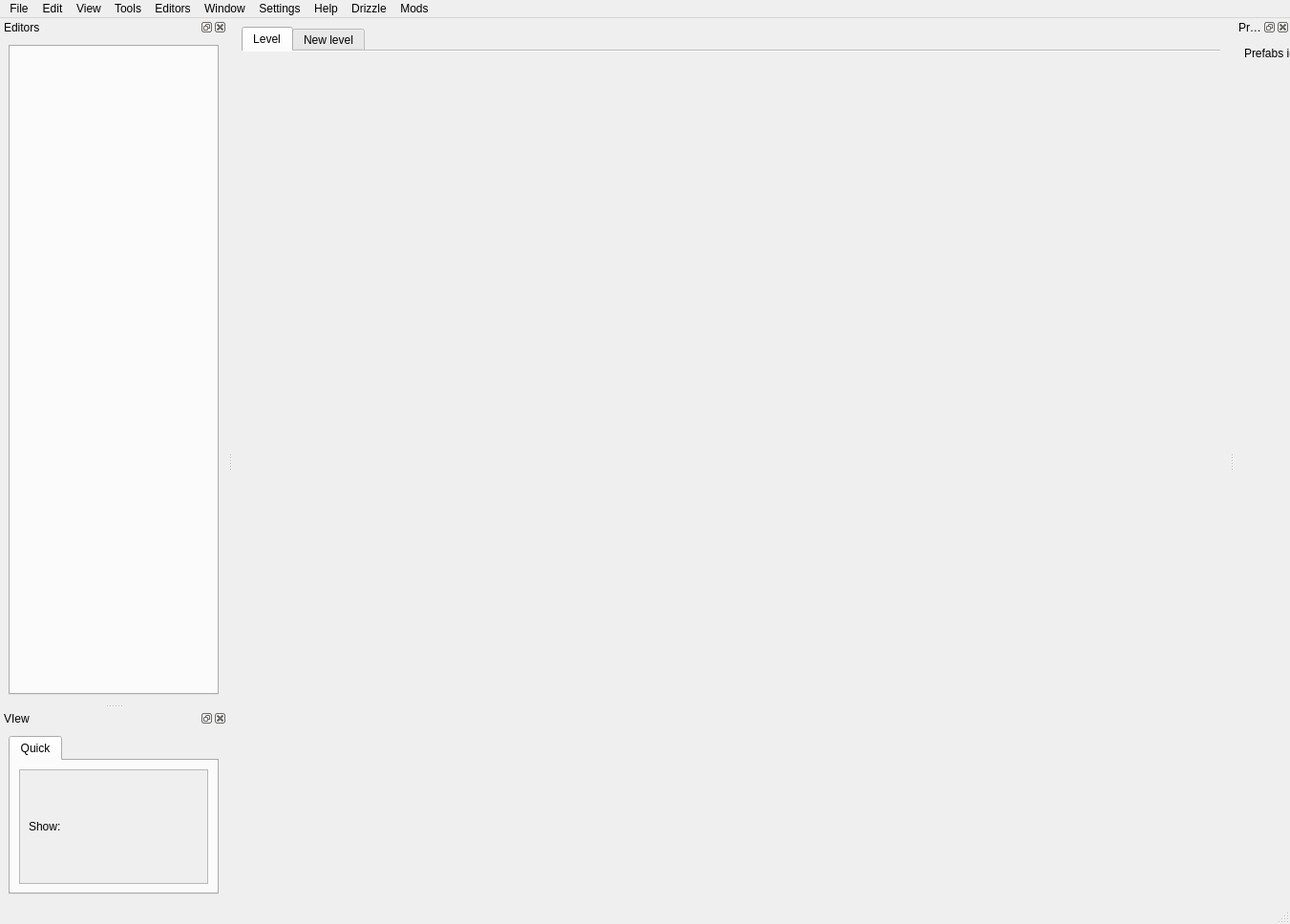
<?xml version="1.0" encoding="UTF-8"?>
<ui version="4.0">
 <class>MainWindow</class>
 <widget class="QMainWindow" name="MainWindow">
  <property name="geometry">
   <rect>
    <x>0</x>
    <y>0</y>
    <width>1351</width>
    <height>968</height>
   </rect>
  </property>
  <property name="sizePolicy">
   <sizepolicy hsizetype="Preferred" vsizetype="Preferred">
    <horstretch>1</horstretch>
    <verstretch>0</verstretch>
   </sizepolicy>
  </property>
  <property name="minimumSize">
   <size>
    <width>1</width>
    <height>400</height>
   </size>
  </property>
  <property name="windowTitle">
   <string>RWE#</string>
  </property>
  <property name="windowIcon">
   <iconset resource="../../resources/res.qrc">
    <normaloff>:/icons/icon.svg</normaloff>:/icons/icon.svg</iconset>
  </property>
  <property name="styleSheet">
   <string notr="true"/>
  </property>
  <property name="tabShape">
   <enum>QTabWidget::TabShape::Rounded</enum>
  </property>
  <property name="dockNestingEnabled">
   <bool>false</bool>
  </property>
  <property name="dockOptions">
   <set>QMainWindow::DockOption::AllowTabbedDocks|QMainWindow::DockOption::AnimatedDocks|QMainWindow::DockOption::VerticalTabs</set>
  </property>
  <widget class="QWidget" name="centralwidget">
   <layout class="QGridLayout" name="gridLayout_6">
    <item row="0" column="1">
     <widget class="QTabWidget" name="tabWidget">
      <property name="tabShape">
       <enum>QTabWidget::TabShape::Rounded</enum>
      </property>
      <property name="currentIndex">
       <number>0</number>
      </property>
      <property name="elideMode">
       <enum>Qt::TextElideMode::ElideNone</enum>
      </property>
      <property name="documentMode">
       <bool>true</bool>
      </property>
      <property name="tabBarAutoHide">
       <bool>false</bool>
      </property>
      <widget class="QWidget" name="level1">
       <attribute name="title">
        <string>Level</string>
       </attribute>
       <layout class="QGridLayout" name="gridLayout_3"/>
      </widget>
      <widget class="QWidget" name="new">
       <attribute name="title">
        <string>New level</string>
       </attribute>
       <layout class="QGridLayout" name="gridLayout"/>
      </widget>
     </widget>
    </item>
   </layout>
  </widget>
  <widget class="QStatusBar" name="statusbar">
   <property name="enabled">
    <bool>true</bool>
   </property>
  </widget>
  <widget class="ViewDockWidget" name="DockTools">
   <property name="sizePolicy">
    <sizepolicy hsizetype="Preferred" vsizetype="Preferred">
     <horstretch>0</horstretch>
     <verstretch>3</verstretch>
    </sizepolicy>
   </property>
   <property name="minimumSize">
    <size>
     <width>238</width>
     <height>571</height>
    </size>
   </property>
   <property name="maximumSize">
    <size>
     <width>524287</width>
     <height>524287</height>
    </size>
   </property>
   <property name="windowIcon">
    <iconset>
     <normaloff>:/icons/icon_small.png</normaloff>:/icons/icon_small.png</iconset>
   </property>
   <property name="styleSheet">
    <string notr="true"/>
   </property>
   <property name="locale">
    <locale language="English" country="UnitedStates"/>
   </property>
   <property name="features">
    <set>QDockWidget::DockWidgetFeature::DockWidgetClosable|QDockWidget::DockWidgetFeature::DockWidgetFloatable|QDockWidget::DockWidgetFeature::DockWidgetMovable</set>
   </property>
   <property name="windowTitle">
    <string>Editors</string>
   </property>
   <attribute name="dockWidgetArea">
    <number>1</number>
   </attribute>
   <widget class="QWidget" name="spacer">
    <layout class="QGridLayout" name="gridLayout_2">
     <item row="0" column="1">
      <widget class="QTabWidget" name="ToolsTabs">
       <property name="sizePolicy">
        <sizepolicy hsizetype="Preferred" vsizetype="Ignored">
         <horstretch>0</horstretch>
         <verstretch>0</verstretch>
        </sizepolicy>
       </property>
       <property name="toolTip">
        <string>Toggle view for ceirtain objects</string>
       </property>
       <property name="layoutDirection">
        <enum>Qt::LayoutDirection::LeftToRight</enum>
       </property>
       <property name="autoFillBackground">
        <bool>false</bool>
       </property>
       <property name="styleSheet">
        <string notr="true"/>
       </property>
       <property name="locale">
        <locale language="English" country="UnitedStates"/>
       </property>
       <property name="currentIndex">
        <number>-1</number>
       </property>
      </widget>
     </item>
    </layout>
   </widget>
  </widget>
  <widget class="QMenuBar" name="menubar">
   <property name="geometry">
    <rect>
     <x>0</x>
     <y>0</y>
     <width>1351</width>
     <height>33</height>
    </rect>
   </property>
   <widget class="QMenu" name="menuFile">
    <property name="title">
     <string>File</string>
    </property>
    <widget class="QMenu" name="menuRecent">
     <property name="title">
      <string>Recent...</string>
     </property>
     <property name="icon">
      <iconset theme="document-open-recent"/>
     </property>
    </widget>
    <addaction name="actionNew"/>
    <addaction name="actionOpen"/>
    <addaction name="menuRecent"/>
    <addaction name="actionClose"/>
    <addaction name="separator"/>
    <addaction name="actionSave"/>
    <addaction name="actionSave_As"/>
   </widget>
   <widget class="QMenu" name="menuSettings">
    <property name="title">
     <string>Settings</string>
    </property>
    <addaction name="actionPreferences"/>
    <addaction name="actionHotkeys"/>
   </widget>
   <widget class="QMenu" name="menuHelp">
    <property name="title">
     <string>Help</string>
    </property>
    <addaction name="actionAbout"/>
    <addaction name="actionAbout_Qt"/>
    <addaction name="actionWiki_window"/>
    <addaction name="actionLediting_help"/>
    <addaction name="actionModding_Api"/>
    <addaction name="actionInteractive_Map"/>
   </widget>
   <widget class="QMenu" name="menutools">
    <property name="title">
     <string>Tools</string>
    </property>
   </widget>
   <widget class="QMenu" name="menuDrizzle">
    <property name="title">
     <string>Drizzle</string>
    </property>
    <addaction name="actionRender"/>
    <addaction name="actionDrizzleOpen"/>
   </widget>
   <widget class="QMenu" name="menuMods">
    <property name="title">
     <string>Mods</string>
    </property>
    <widget class="QMenu" name="menuConfigure">
     <property name="title">
      <string>Configure</string>
     </property>
    </widget>
    <addaction name="menuConfigure"/>
   </widget>
   <widget class="QMenu" name="menuView">
    <property name="title">
     <string>View</string>
    </property>
   </widget>
   <widget class="QMenu" name="menuedit">
    <property name="title">
     <string>Edit</string>
    </property>
    <addaction name="actionUndo"/>
    <addaction name="actionRedo"/>
   </widget>
   <widget class="QMenu" name="menuWindow">
    <property name="title">
     <string>Window</string>
    </property>
    <addaction name="actionEditors"/>
    <addaction name="actionView"/>
    <addaction name="actionPrefabs"/>
   </widget>
   <widget class="QMenu" name="menuEditors">
    <property name="title">
     <string>Editors</string>
    </property>
   </widget>
   <addaction name="menuFile"/>
   <addaction name="menuedit"/>
   <addaction name="menuView"/>
   <addaction name="menutools"/>
   <addaction name="menuEditors"/>
   <addaction name="menuWindow"/>
   <addaction name="menuSettings"/>
   <addaction name="menuHelp"/>
   <addaction name="menuDrizzle"/>
   <addaction name="menuMods"/>
  </widget>
  <widget class="ViewDockWidget" name="DockView">
   <property name="enabled">
    <bool>true</bool>
   </property>
   <property name="sizePolicy">
    <sizepolicy hsizetype="Preferred" vsizetype="Preferred">
     <horstretch>0</horstretch>
     <verstretch>1</verstretch>
    </sizepolicy>
   </property>
   <property name="minimumSize">
    <size>
     <width>145</width>
     <height>161</height>
    </size>
   </property>
   <property name="maximumSize">
    <size>
     <width>524287</width>
     <height>524287</height>
    </size>
   </property>
   <property name="baseSize">
    <size>
     <width>200</width>
     <height>300</height>
    </size>
   </property>
   <property name="acceptDrops">
    <bool>true</bool>
   </property>
   <property name="windowIcon">
    <iconset>
     <normaloff>:/icons/icon_small.png</normaloff>:/icons/icon_small.png</iconset>
   </property>
   <property name="features">
    <set>QDockWidget::DockWidgetFeature::DockWidgetClosable|QDockWidget::DockWidgetFeature::DockWidgetFloatable|QDockWidget::DockWidgetFeature::DockWidgetMovable</set>
   </property>
   <property name="windowTitle">
    <string>VIew</string>
   </property>
   <attribute name="dockWidgetArea">
    <number>1</number>
   </attribute>
   <widget class="QWidget" name="ViewDock">
    <layout class="QVBoxLayout" name="verticalLayout_2">
     <item>
      <widget class="QTabWidget" name="ViewTab">
       <property name="sizePolicy">
        <sizepolicy hsizetype="Preferred" vsizetype="Preferred">
         <horstretch>0</horstretch>
         <verstretch>0</verstretch>
        </sizepolicy>
       </property>
       <property name="currentIndex">
        <number>0</number>
       </property>
       <widget class="QWidget" name="VQuick">
        <attribute name="title">
         <string>Quick</string>
        </attribute>
        <layout class="QVBoxLayout" name="verticalLayout_8">
         <item>
          <widget class="QScrollArea" name="scrollArea_4">
           <property name="sizePolicy">
            <sizepolicy hsizetype="Preferred" vsizetype="Preferred">
             <horstretch>0</horstretch>
             <verstretch>0</verstretch>
            </sizepolicy>
           </property>
           <property name="widgetResizable">
            <bool>true</bool>
           </property>
           <widget class="QWidget" name="scrollAreaWidgetContents_4">
            <property name="geometry">
             <rect>
              <x>0</x>
              <y>0</y>
              <width>194</width>
              <height>109</height>
             </rect>
            </property>
            <layout class="QVBoxLayout" name="verticalLayout">
             <item>
              <layout class="QVBoxLayout" name="QuickOverlay">
               <item>
                <widget class="QLabel" name="VQuickLabel">
                 <property name="text">
                  <string>Show:</string>
                 </property>
                </widget>
               </item>
              </layout>
             </item>
            </layout>
           </widget>
          </widget>
         </item>
        </layout>
       </widget>
      </widget>
     </item>
    </layout>
   </widget>
  </widget>
  <widget class="ViewDockWidget" name="DockPrefabs">
   <property name="features">
    <set>QDockWidget::DockWidgetFeature::DockWidgetClosable|QDockWidget::DockWidgetFeature::DockWidgetFloatable|QDockWidget::DockWidgetFeature::DockWidgetMovable</set>
   </property>
   <property name="windowTitle">
    <string>Prefabs</string>
   </property>
   <attribute name="dockWidgetArea">
    <number>2</number>
   </attribute>
   <widget class="QWidget" name="dockWidgetContents_2">
    <widget class="QLabel" name="label_14">
     <property name="geometry">
      <rect>
       <x>10</x>
       <y>10</y>
       <width>131</width>
       <height>16</height>
      </rect>
     </property>
     <property name="text">
      <string>Prefabs idk</string>
     </property>
    </widget>
   </widget>
  </widget>
  <action name="actionOpen">
   <property name="icon">
    <iconset theme="document-open"/>
   </property>
   <property name="text">
    <string>Open</string>
   </property>
  </action>
  <action name="actionNew">
   <property name="icon">
    <iconset theme="document-new"/>
   </property>
   <property name="text">
    <string>New</string>
   </property>
   <property name="toolTip">
    <string>New level</string>
   </property>
  </action>
  <action name="actionClose">
   <property name="icon">
    <iconset theme="application-exit"/>
   </property>
   <property name="text">
    <string>Close</string>
   </property>
   <property name="menuRole">
    <enum>QAction::MenuRole::QuitRole</enum>
   </property>
  </action>
  <action name="actionlevel1">
   <property name="text">
    <string>level1</string>
   </property>
  </action>
  <action name="actionSave">
   <property name="icon">
    <iconset theme="document-save"/>
   </property>
   <property name="text">
    <string>Save</string>
   </property>
   <property name="toolTip">
    <string>Save the level</string>
   </property>
  </action>
  <action name="actionSave_As">
   <property name="icon">
    <iconset theme="document-save-as"/>
   </property>
   <property name="text">
    <string>Save As...</string>
   </property>
  </action>
  <action name="actionAbout">
   <property name="icon">
    <iconset theme="dialog-information"/>
   </property>
   <property name="text">
    <string>About</string>
   </property>
   <property name="menuRole">
    <enum>QAction::MenuRole::AboutRole</enum>
   </property>
  </action>
  <action name="actionWiki_window">
   <property name="checkable">
    <bool>true</bool>
   </property>
   <property name="icon">
    <iconset theme="dialog-question"/>
   </property>
   <property name="text">
    <string>Wiki</string>
   </property>
  </action>
  <action name="actionAbout_Qt">
   <property name="icon">
    <iconset theme="dialog-information"/>
   </property>
   <property name="text">
    <string>About Qt</string>
   </property>
   <property name="menuRole">
    <enum>QAction::MenuRole::AboutQtRole</enum>
   </property>
  </action>
  <action name="actionPreferences">
   <property name="icon">
    <iconset theme="document-properties"/>
   </property>
   <property name="text">
    <string>Preferences...</string>
   </property>
   <property name="menuRole">
    <enum>QAction::MenuRole::PreferencesRole</enum>
   </property>
  </action>
  <action name="actionLediting_help">
   <property name="text">
    <string>Lediting help</string>
   </property>
  </action>
  <action name="actionRender">
   <property name="text">
    <string>Render</string>
   </property>
  </action>
  <action name="actionHotkeys">
   <property name="icon">
    <iconset theme="input-keyboard"/>
   </property>
   <property name="text">
    <string>Hotkeys...</string>
   </property>
  </action>
  <action name="actionDrizzleOpen">
   <property name="text">
    <string>Open</string>
   </property>
  </action>
  <action name="actionUndo">
   <property name="icon">
    <iconset theme="edit-undo"/>
   </property>
   <property name="text">
    <string>Undo</string>
   </property>
  </action>
  <action name="actionRedo">
   <property name="icon">
    <iconset theme="edit-redo"/>
   </property>
   <property name="text">
    <string>Redo</string>
   </property>
  </action>
  <action name="actionModding_Api">
   <property name="text">
    <string>Modding Api</string>
   </property>
  </action>
  <action name="actionInteractive_Map">
   <property name="text">
    <string>Interactive Map</string>
   </property>
  </action>
  <action name="actionEditors">
   <property name="checkable">
    <bool>true</bool>
   </property>
   <property name="text">
    <string>Editors</string>
   </property>
  </action>
  <action name="actionView">
   <property name="checkable">
    <bool>true</bool>
   </property>
   <property name="text">
    <string>View</string>
   </property>
  </action>
  <action name="actionPrefabs">
   <property name="checkable">
    <bool>true</bool>
   </property>
   <property name="text">
    <string>Prefabs</string>
   </property>
  </action>
 </widget>
 <customwidgets>
  <customwidget>
   <class>ViewDockWidget</class>
   <extends>QDockWidget</extends>
   <header>RWESharpWidgets.h</header>
   <container>1</container>
  </customwidget>
 </customwidgets>
 <resources>
  <include location="../../resources/res.qrc"/>
 </resources>
 <connections/>
</ui>
